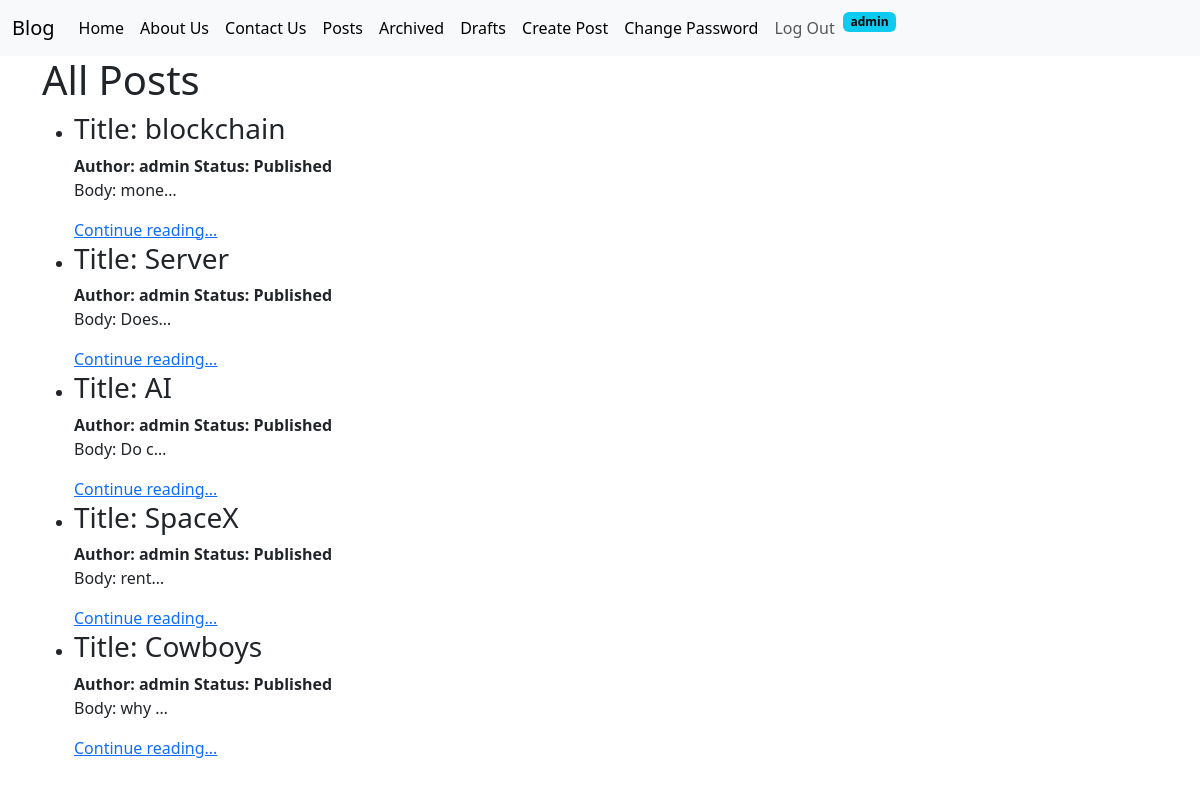
Page /posts/list/ (signed in) on the committed database.
### posts/models.py (models this page shows, shortened)
class Post(models.Model):
    title = models.CharField(max_length=128)
    subtitle = models.CharField(max_length=128)
    body = models.TextField()
    created_on = models.DateTimeField(auto_now_add=True)
    author = models.ForeignKey(
        User,
        on_delete=models.CASCADE
    )
    status = models.ForeignKey(
        Status,
        on_delete=models.DO_NOTHING
    )

class Status(models.Model):
    name = models.CharField(max_length=128, unique=True)
    description = models.CharField(
        max_length=200,
        help_text="Write a description about the status"
    )
    class Meta:
        verbose_name = "Status"
        verbose_name_plural = "Statuses"
    def __str__(self):
        return self.name

### posts/views.py (the view)
# urls.py: path("list/", PostListView.as_view(), name="post_list"),
class PostListView(ListView): # Get Request -> List
    template_name = "postsTemplates/list.html"
    model = Post
    context_object_name = "posts"
    def get_queryset(self):
        status = Status.objects.get(name="Published")
        return Post.objects.filter(status=status).order_by("created_on")

### templates/postsTemplates/list.html (shortened to what this page needs)
{% extends 'base.html' %}
{% block content %}
    <h1>All Posts</h1>
    <ul>
        {% for item in posts %}
            <li>
                <h3>Title: {{ item.title }}</h3>
                <span><strong>Author: {{item.author }}</strong></span>
                <span><strong>Status: {{item.status }}</strong></span>
                <p>Body: {{ item.body|truncatechars:5 }}</p>
                <a href="{% url 'post_detail' item.id %}">Continue reading...</a>
            </li>
        {% endfor %}
    </ul>
{% endblock %}

### templates/navbar.html (shortened to what this page needs)
<nav class="navbar navbar-expand-lg bg-body-tertiary">
  <div class="container-fluid">
    <a class="navbar-brand" href="{% url 'home' %}">Blog</a>
    <div class="collapse navbar-collapse" id="navbarSupportedContent">
      <ul class="navbar-nav me-auto mb-2 mb-lg-0">
        <li class="nav-item">
          <a class="nav-link active" aria-current="page" href="{% url 'homeTwo' %}">Home</a>
        </li>
        <li class="nav-item">
          <a class="nav-link active" href="{% url 'about' %}">About Us</a>
        </li>
        <li class="nav-item">
          <a class="nav-link active" href="{% url 'contact' %}">Contact Us</a>
        </li>
        <li class="nav-item">
          <a class="nav-link active" href="{% url 'post_list' %}">Posts</a>
        </li>
        {% if user.is_authenticated %}
        <li class="nav-item">
          <a class="nav-link active" href="{% url 'post_archived_list' %}">Archived</a>
        </li>
        <li class="nav-item">
          <a class="nav-link active" href="{% url 'post_drafts_list' %}">Drafts</a>
        </li>
        <li class="nav-item">
          <a class="nav-link active" href="{% url 'post_new' %}">Create Post</a>
        </li>
        <li class="nav-item">
          <a class="nav-link active" href="{% url 'password_change' %}">Change Password</a>
        </li>
        <li class="nav-item">
          <form action="{% url 'logout' %}" method="post">
            <input type="submit" value="Log Out" class="nav-link">
          </form>
        </li>
        <li class="nav-item">
          <span class="badge text-bg-info">{{ user.username }}</span>
        </li>
        {% endif %}
      </ul>
    </div>
  </div>
</nav>

### rows in the picture
Post: title "blockchain", author "admin", status "Published", body "mone…"
Post: title "Server", author "admin", status "Published", body "Does…"
Post: title "AI", author "admin", status "Published", body "Do c…"
Post: title "SpaceX", author "admin", status "Published", body "rent…"
Post: title "Cowboys", author "admin", status "Published", body "why …"

### other values in the picture
{{ user.username }} "admin"
